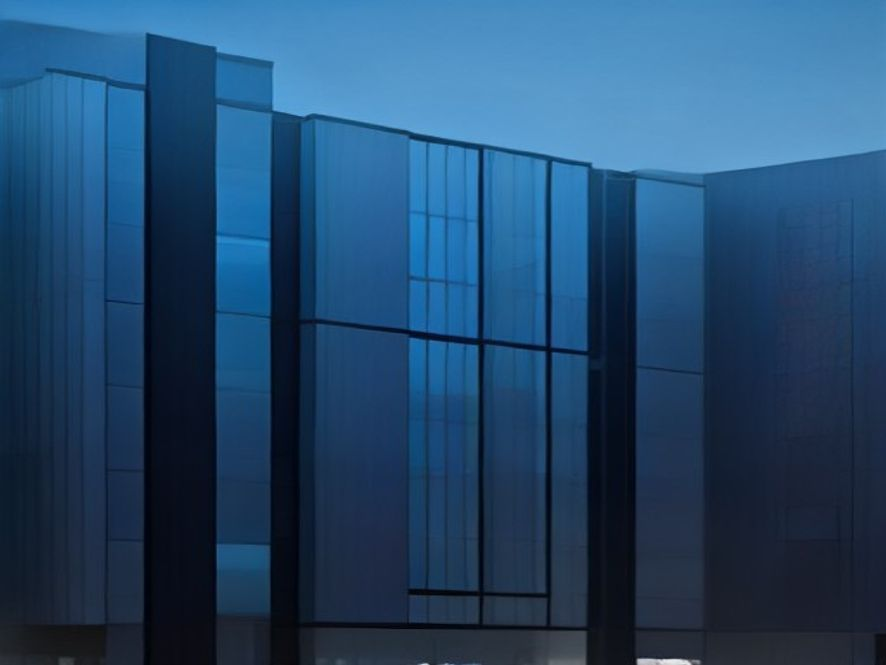
#> input picture scratch/test_flux_render.jpg, 886 x 665 px
$ python -i test_depth.py   (imports and definitions only)   (older library calls are emulated)
#> lines starting #> are read from the running program, lines starting #| are printed output that depends on the picture
#> further down, picture is the input picture: PIL image 886x665 RGB; mean R, G, B 35.6, 73.4, 108.8
import cv2
import numpy as np
from PIL import Image

def estimate_depth_map_cv2(image: Image.Image) -> Image.Image:
    """Fast architectural perspective depth estimator using multi-scale gradient and vanishing point depth"""
    img_np = np.array(image.convert("RGB"))
    gray = cv2.cvtColor(img_np, cv2.COLOR_RGB2GRAY)
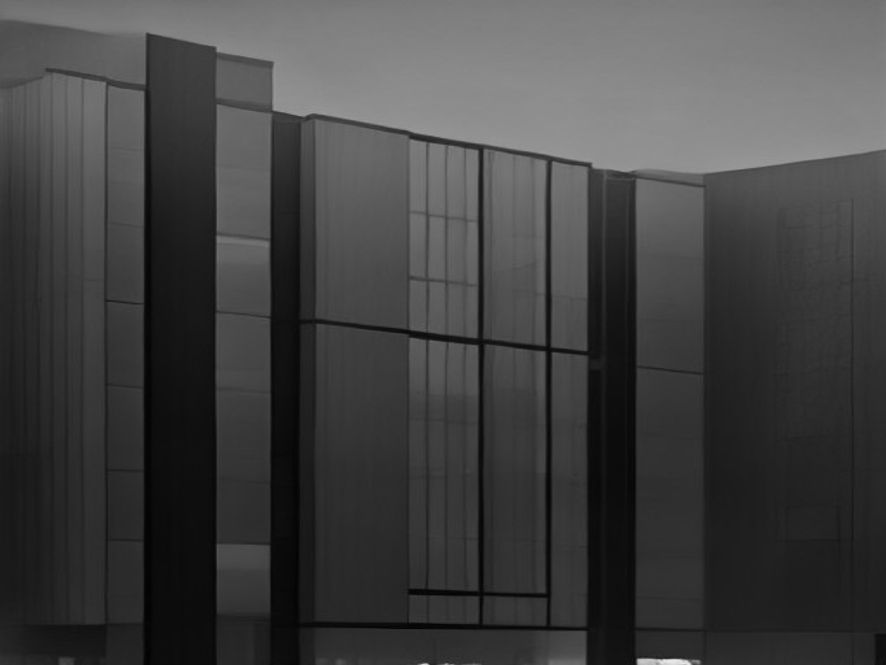
#> gray: shape (665, 886); min 2, max 234, mean 66.1

    # 1. Structural edge & gradient field
    grad_x = cv2.Sobel(gray, cv2.CV_64F, 1, 0, ksize=3)
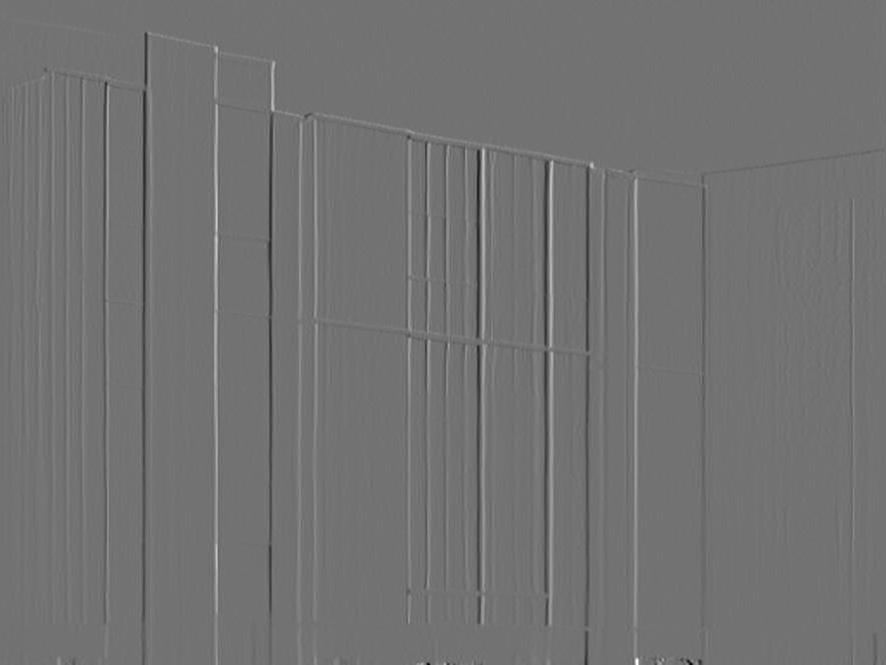
#> grad_x: shape (665, 886) float64; min -346, max 422, mean 0.2; drawn with min black and max white
    grad_y = cv2.Sobel(gray, cv2.CV_64F, 0, 1, ksize=3)
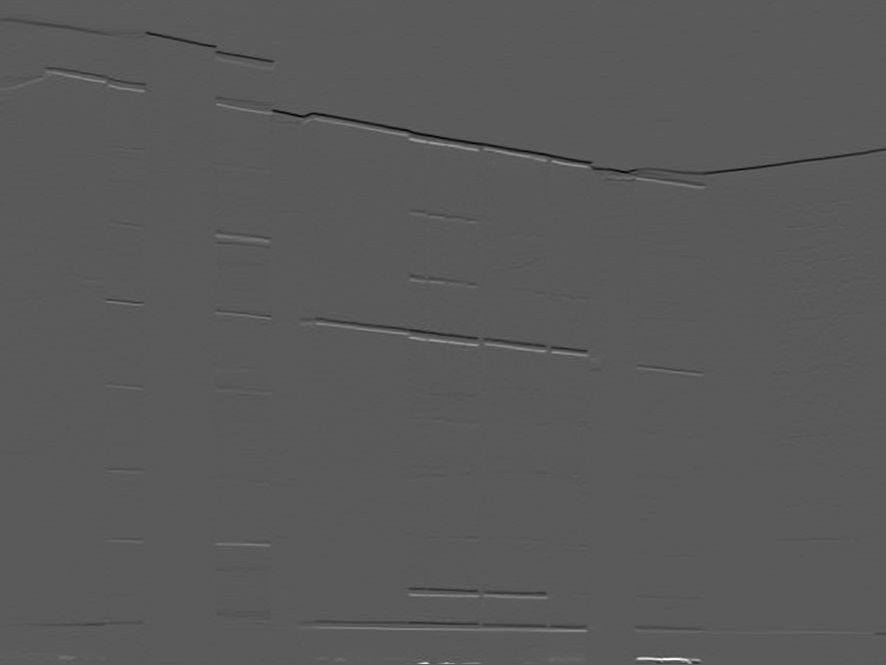
#> grad_y: shape (665, 886) float64; min -366, max 671, mean -0.8; drawn with min black and max white
    grad_mag = np.sqrt(grad_x**2 + grad_y**2)
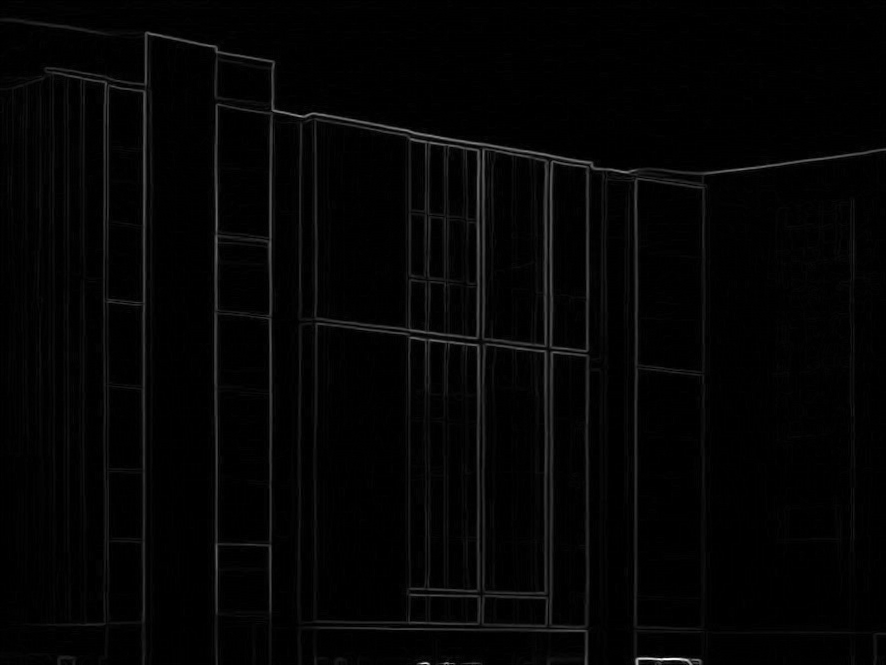
#> grad_mag: shape (665, 886) float64; min 0, max 672, mean 12.3; drawn with min black and max white

    # 2. Vertical perspective ramp (top of building farther, bottom closer)
    h, w = gray.shape
#> h = 665; w = 886
    y_coords = np.linspace(0.2, 1.0, h)[:, None]
#> y_coords = 665 values from 0.2 to 1
    ramp = np.repeat(y_coords, w, axis=1)

    # 3. Combine gradient field with perspective depth
    depth = (0.7 * ramp + 0.3 * (1.0 - np.clip(grad_mag / 100.0, 0, 1))) * 255.0
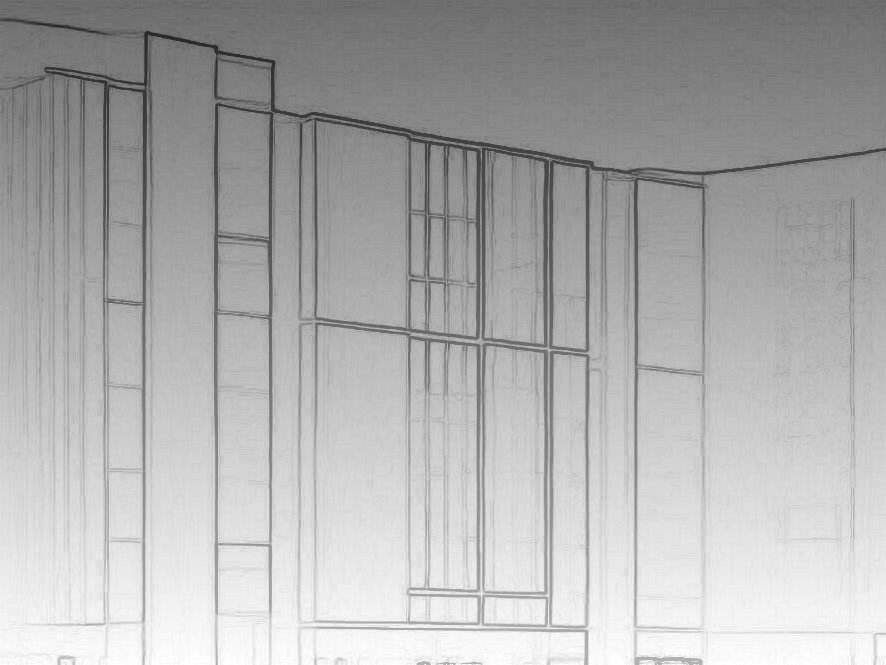
#> depth: shape (665, 886) float64; min 40.86, max 255, mean 175.2
    depth_np = np.clip(depth, 0, 255).astype(np.uint8)

    # Smooth depth field
    depth_smooth = cv2.bilateralFilter(depth_np, 9, 75, 75)
    return Image.fromarray(depth_smooth).convert("RGB")

# [1 line not run here, left out]

>>> from PIL import Image
>>> picture = Image.open('test_flux_render.jpg')
>>> result = estimate_depth_map_cv2(picture)
